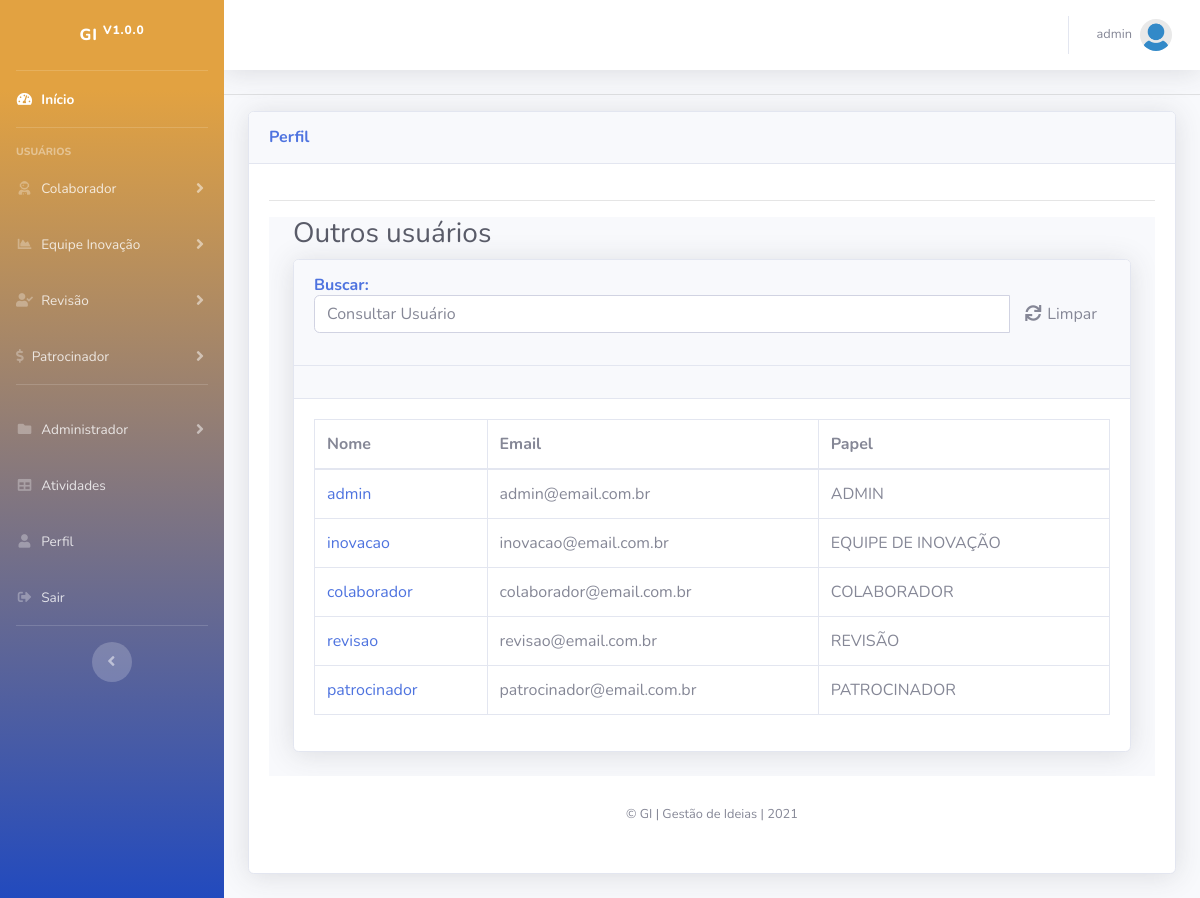
The page /index.php?dir=usuarios&all=1 (signed in) on the database its author committed.
### tables this page shows
CREATE TABLE `USUARIO` (
  `ID` int(11) NOT NULL,
  `NOME` varchar(50) DEFAULT NULL,
  `FOTO` blob DEFAULT NULL,
  `EMAIL` varchar(50) DEFAULT NULL,
  `SENHA` varchar(64) DEFAULT NULL,
  `CONTA` char(1) DEFAULT 'N',
  `CRIACAO` datetime DEFAULT current_timestamp(),
  `COD_PAPEL` int(11) DEFAULT NULL
);

CREATE TABLE `PAPEL` (
  `ID` int(11) NOT NULL,
  `NOME` varchar(25) DEFAULT NULL,
  `PERMISSAO` int(11) DEFAULT NULL
);

### classe/modelo/usuario/Usuario.php (called while the page is built, shortened)
<?php
class Usuario {
	public function lerUsuarios($conexao = null){
		$query = "SELECT  U.`ID` as id, U.`NOME` as nome, U.`FOTO` as foto, U.`EMAIL` as email,
		 U.`CONTA` as conta, U.`CRIACAO` as criacao, U.`COD_PAPEL` as papel, P.NOME as nomePapel, U.SENHA as senha FROM `USUARIO` as U, PAPEL as P WHERE (P.ID=U.COD_PAPEL)";
		$stmt = $conexao->prepare($query);
		try{
			$stmt->execute();
		}catch(PDOException $e){
			echo "Error: " . $e->getMessage();
			return false;
		}
		$usuarios = null;
		if($stmt->rowCount()){
			while($row = $stmt->fetch(PDO::FETCH_ASSOC)){
				extract($row);
				$usuarios[] = json_encode($row);
			}
		}
		return json_encode($usuarios);
	}
}

### telas/usuarios.php (the view, shortened to what this page needs)
<?php
include_once 'classe/modelo/usuario/Usuario.php';
include_once 'classe/modelo/usuario/Papel.php';
$papel = new Papel;
$papeis = $papel->lerPapel($conexao);
$codigoUsuario = null;
if(isset($_GET['cod_usuario'])){
    if($_SESSION['permissao'] == 0)
        $codigoUsuario = filter_input(INPUT_GET, 'cod_usuario', FILTER_VALIDATE_INT);
    else{
        include_once 'telas/404.php';
        die();
    }
}else{
    $codigoUsuario = $_SESSION['codigo'];
}
$usuario = new Usuario;
$usuario->setId($codigoUsuario);
$objJson = null;
if( isset($_GET['all']) && $_SESSION['permissao']==0 ){
  $objJson = $usuario->lerUsuarios($conexao);
}
else
    $objJson = $usuario->lerUsuario($conexao);
$objUsuario = $objJson ? json_decode($objJson) : null;
?>
<hr class="sidebar-divider d-none d-md-block">
          <div id="content">
            <div class="container-fluid">
              <div class="card shadow mb-4">
              <div class="card-header py-3">
                <h6 class="m-0 font-weight-bold text-primary">Perfil</h6>
              </div>
                <div class="card-body">
<?php
if(count($objUsuario) == 1){
?>
<form action="classe/post/AtualizarUsuario.php" method="post">
		<input type='hidden' class='form-control' name='token' value='<?php echo md5($_SERVER['REMOTE_ADDR'].$_SERVER['HTTP_USER_AGENT']); ?>'>
        <input type='hidden' class='form-control' name='user' value='<?=$objUsuario->id?>'>
                        <div class="col-4">
                            <div class="input-group">
                                <label class="label">Nome Completo</label>
                                <input class="input--style-4" type="text" id="nome" name="nome" required value='<?=$objUsuario->nome?>'>
                            </div>
                        </div>
                        <br>
                        <div class="col-1">
                            <div class="input-group">
                                <label class="label">Email</label>
                                <input class="input--style-4" type="email" id="email" name="email" required value='<?=$objUsuario->email?>'>
                            </div>
                        </div>
                        <br>
                        <div class="col-4">
                            <div class="input-group">
                                <label class="label">Para alterar a senha, basta digitar uma nova senha</label>
                                <input class="input--style-4" type="password" id="senha" name="senha" >
                            </div>
                        </div>
                        <!--
                        <div class="input-group">
                            <label class="label">Selecionar Foto</label>
                            <div class="rs-select2 js-select-simple select--no-search">
                                <input type="file" id="foto" name="foto" accept="image/png, image/jpeg">
                            </div>
                        </div>
                        -->
                        <br>
                        <div class="col-4">
                            <label class="label">Papel</label>
                            <div class="rs-select2 js-select-simple select--no-search">
                        <?php
                        if($_SESSION['permissao'] == 0){                        ?>
                                <select name='papel'>
                                <?php
                                     echo "<option value='".$objUsuario->papel."'>".$objUsuario->nomePapel."</input>";
                                    foreach ($papeis as $key => $value) {
                                        $arr = json_decode($value);
                                        if($arr->id != $objUsuario->papel)
                                            echo "<option value='".$arr->id."'>".$arr->nome."</input>";
                                    }
                                ?>
                                </select>
                        <?php
                        }else{
                        ?>
                            <input class="input--style-4" type="text" id="papel" name="papel" value=<?=$objUsuario->nomePapel?> disabled>
                        <?php
                        }
                        ?>
                            </div>
                        </div>
                            <br>
                    <div class="col-4">
                        <div class="input-group">
                            <button type='submit'  class='btn btn-primary'>Salvar</button>
                            <a href='index.php'>voltar</a>
                        </div>
                    </div>
</form>
<?php
}else if(count($objUsuario) > 1){
?>
               <hr class="sidebar-divider d-none d-md-block">
        <div id="content-wrapper" class="d-flex flex-column">
        <div id="content">
          <div class="container-fluid">
          <h4 class="h3 mb-2 text-gray-800">Outros usuários</h4>
            <div class="card shadow mb-4">
         <div class="card-header py-3">
              <h6 class="m-0 font-weight-bold text-primary">Buscar:</h6>
          <form action="" method="" onsubmit=" return false;">
            <div class="form-group input-group">
                    <input name="consulta" id="txt_consulta" placeholder="Consultar Usuário" type="text" class="form-control">
              <a class="btn btn-default" ><i class="fa fa-fw fa-sync"></i> Limpar</a>
            </div>
          </form>
            </div>
            <div class="card-header py-3">
            </div>
              <div class="card-body">
                <div class="table-responsive">
                  <table  class="table table-bordered" id="dataTable" width="100%" cellspacing="0">
                    <thead>
                      <tr>
                        <th>Nome</th>
                        <th>Email</th>
                        <th>Papel</th>
                      </tr>
                    </thead>
                    <tbody>
                    <?php
                      foreach ($objUsuario as $key => $value) {
                        $user = json_decode($value);
                        echo "<tr>";
                        echo "<td><a href='index.php?dir=usuarios&cod_usuario=".$user->id."'>".$user->nome."</a></td>";
                        echo "<td>".$user->email."</td>";
                        echo "<td>".$user->nomePapel."</td>";
                        echo "</tr>";
                      }
                    ?>
                    </tbody>
                  </table>
                </div>
              </div>
            </div>
          </div>
<?php }?>
</div>
</div>

### telas/cabecalho.php (shortened to what this page needs)
<!DOCTYPE html>
<html lang="pt-BR">
<head>
  <link href="vendor/fontawesome-free/css/all.min.css" rel="stylesheet" type="text/css">
  <link href="vendor/css/sb-admin-2.min.css" rel="stylesheet">
  <link href="vendor/css/estilo.css" rel="stylesheet">
</head>
<body id="page-top">
  <div id="wrapper">
    <ul class="navbar-nav bg-gradient-primary sidebar sidebar-dark accordion" id="accordionSidebar">
      <a class="sidebar-brand d-flex align-items-center justify-content-center" href="index.php">
        <div class="sidebar-brand-icon rotate-n-15">
          <i class="fas"><img src="vendor/img/bulb.svg"></i>
        </div>
        <div class="sidebar-brand-text mx-3">GI <sup>v1.0.0</sup></div>
      </a>
      <hr class="sidebar-divider my-0">
      <li class="nav-item active">
        <a class="nav-link" href="./">
          <i class="fas fa-fw fa-tachometer-alt"></i>
          <span>Início</span></a>
      </li>
      <hr class="sidebar-divider">
      <div class="sidebar-heading">
        Usuários
      </div>
  <?php if($_SESSION['permissao'] == 3 || $_SESSION['permissao'] == 0) {?>
    <li class="nav-item">
            <a class="nav-link collapsed" href="#" data-toggle="collapse" data-target="#collapseTwo" aria-expanded="true" aria-controls="collapseTwo">
              <i class="fas fa-fw fa-user-astronaut"></i>
              <span>Colaborador</span>
            </a>
    </li>
      <?php } ?>
<?php if($_SESSION['permissao'] == 2 || $_SESSION['permissao'] == 0) {?>
      <li class="nav-item">
        <a class="nav-link collapsed" href="#" data-toggle="collapse" data-target="#collapseUtilities" aria-expanded="true" aria-controls="collapseUtilities">
          <i class="fas fa-fw fa-chart-area"></i>
          <span>Equipe Inovação</span>
        </a>
      </li>
      <?php } ?>
<?php if($_SESSION['permissao'] == 1 || $_SESSION['permissao'] == 0) {?>
      <li class="nav-item">
        <a class="nav-link collapsed" href="#" data-toggle="collapse" data-target="#collapseR" aria-expanded="true" aria-controls="collapseR">
          <i class="fas fa-fw fa-user-check"></i>
          <span>Revisão</span>
        </a>
      </li>
<?php } ?>
<?php if($_SESSION['permissao'] == 4 || $_SESSION['permissao'] == 0) {?>
      <li class="nav-item">
        <a class="nav-link collapsed" href="#" data-toggle="collapse" data-target="#collapseP" aria-expanded="true" aria-controls="collapseR">
          <i class="fas fa-dollar-sign fa-2x "></i>
          <span>Patrocinador</span>
        </a>
      </li>
<?php } ?>
      <hr class="sidebar-divider">
<?php if($_SESSION['permissao'] == 0){?>
      <li class="nav-item">
        <a class="nav-link collapsed" href="#" data-toggle="collapse" data-target="#collapsePages" aria-expanded="true" aria-controls="collapsePages">
          <i class="fas fa-fw fa-folder"></i>
         <span>Administrador</span>
        </a>
      </li>
<?php }?>
      <li class="nav-item">
        <a class="nav-link" href="#">
          <i class="fas fa-fw fa-table"></i>
         <span>Atividades</span></a>
      </li>
      <li class="nav-item">
        <a class="nav-link" href="index.php?dir=usuarios">
          <i class="fas fa-fw fa-user"></i>
         <span>Perfil</span></a>
      </li>
      <li class="nav-item">
        <a class="nav-link" href="telas/logout.php">
          <i class="fas fa-fw fa-sign-out-alt"></i>
         <span>Sair</span></a>
      </li>
      <hr class="sidebar-divider d-none d-md-block">
      <div class="text-center d-none d-md-inline">
        <button class="rounded-circle border-0" id="sidebarToggle"></button>
      </div>
    </ul>
    <div id="content-wrapper" class="d-flex flex-column">
      <div id="content">
        <nav class="navbar navbar-expand navbar-light bg-white topbar mb-4 static-top shadow">
          <ul class="navbar-nav ml-auto">
            <li class="nav-item dropdown no-arrow">
              <a class="nav-link dropdown-toggle" href="#" id="userDropdown" role="button" data-toggle="dropdown" aria-haspopup="true" aria-expanded="false">
                <span class="mr-2 d-none d-lg-inline text-gray-600 small"><?php echo $_SESSION['nome'] ?></span>
                <img class="img-profile rounded-circle" src="vendor/img/icon-user-default.png">
              </a>
            </li>
          </ul>
        </nav>

### index.php (shortened to what this page needs)
<?php
include_once 'telas/cabecalho.php';
if(isset($_GET['dir'])){
  if($_GET['dir'] == 'usuarios'){
    include_once 'telas/usuarios.php';
  }
}
  include_once 'telas/rodape.php';
  ?>

### telas/rodape.php (shortened to what this page needs)
      <footer class="sticky-footer bg-white">
        <div class="container my-auto">
          <div class="copyright text-center my-auto">
            <span>© GI | Gestão de Ideias | <?php echo date('Y'); ?></span>
          </div>
        </div>
      </footer>
    </div>
  </div>
</body>
</html>

### rows shown on the page
usuario: NOME "admin", EMAIL "admin@email.com.br", COD_PAPEL.NOME "ADMIN"
usuario: NOME "inovacao", EMAIL "inovacao@email.com.br", COD_PAPEL.NOME "EQUIPE DE INOVAÇÃO"
usuario: NOME "colaborador", EMAIL "colaborador@email.com.br", COD_PAPEL.NOME "COLABORADOR"
usuario: NOME "revisao", EMAIL "revisao@email.com.br", COD_PAPEL.NOME "REVISÃO"
usuario: NOME "patrocinador", EMAIL "patrocinador@email.com.br", COD_PAPEL.NOME "PATROCINADOR"

### other values the page prints
$_SESSION['nome'] "admin"
